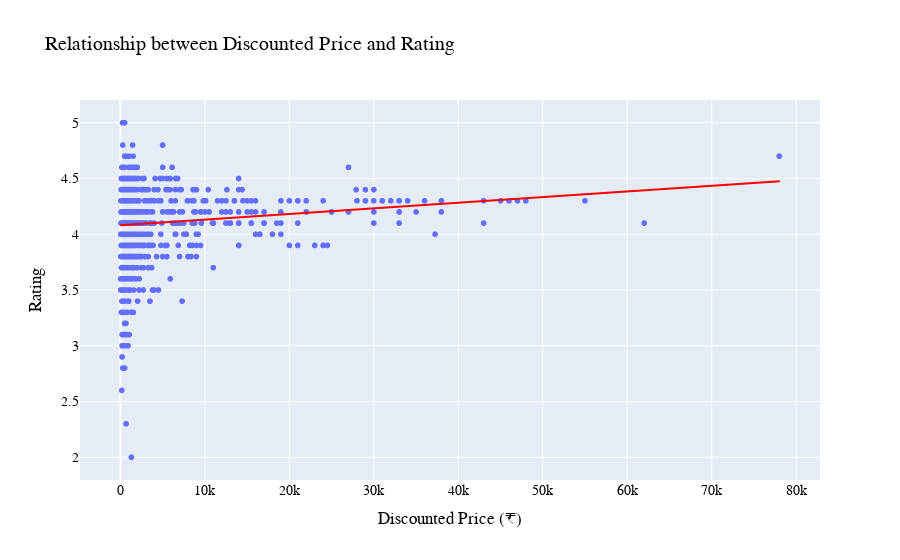

Write notebook code for a chart like this one.
### Markdown cell above
***Electronics make up the majority of high-rated products, with a big focus on cables, accessories, and smart devices like smartwatches and smartphones. Computers and their accessories come in second, mainly with keyboards and mice. Home appliances include small items like vacuum cleaners and irons***

### Code cell
fig5 = px.scatter(
    data_frame=df_amazon,
    x='discounted_price',
    y='rating',
    trendline='ols',
    trendline_color_override='red',
    title='Relationship between Discounted Price and Rating'
)


fig5.update_xaxes(title_text='Discounted Price (₹)')
fig5.update_yaxes(title_text='Rating')
fig5.update_layout(font=dict(family='Arial', size=14, color='black'))  
fig5.show()

### Figure 1 — Plotly figure (JSON) as saved in the notebook; plotly's stock layout.template omitted (floating-point values rounded to 4 significant figures; data arrays with more than 128 entries replaced by an {"elided": "..."} marker saying what was removed)
{"data": [{"hovertemplate": "discounted_price=%{x}<br>rating=%{y}<extra></extra>", "legendgroup": "", "marker": {"color": "#636efa", "symbol": "circle"}, "mode": "markers", "name": "", "showlegend": false, "type": "scattergl", "x": {"elided": "1465 float values"}, "xaxis": "x", "y": {"elided": "1465 float values"}, "yaxis": "y"}, {"hovertemplate": "<b>OLS trendline</b><br>rating = 5.0555e-06 * discounted_price + 4.08065<br>R<sup>2</sup>=0.014493<br><br>discounted_price=%{x}<br>rating=%{y} <b>(trend)</b><extra></extra>", "legendgroup": "", "line": {"color": "red"}, "marker": {"color": "#636efa", "symbol": "circle"}, "mode": "lines", "name": "", "showlegend": false, "type": "scattergl", "x": {"elided": "1465 float values"}, "xaxis": "x", "y": {"elided": "1465 float values"}, "yaxis": "y"}], "layout": {"font": {"color": "black", "family": "Arial", "size": 14}, "legend": {"tracegroupgap": 0}, "title": {"text": "Relationship between Discounted Price and Rating"}, "xaxis": {"anchor": "y", "domain": [0, 1], "title": {"text": "Discounted Price (₹)"}}, "yaxis": {"anchor": "x", "domain": [0, 1], "title": {"text": "Rating"}}}}
